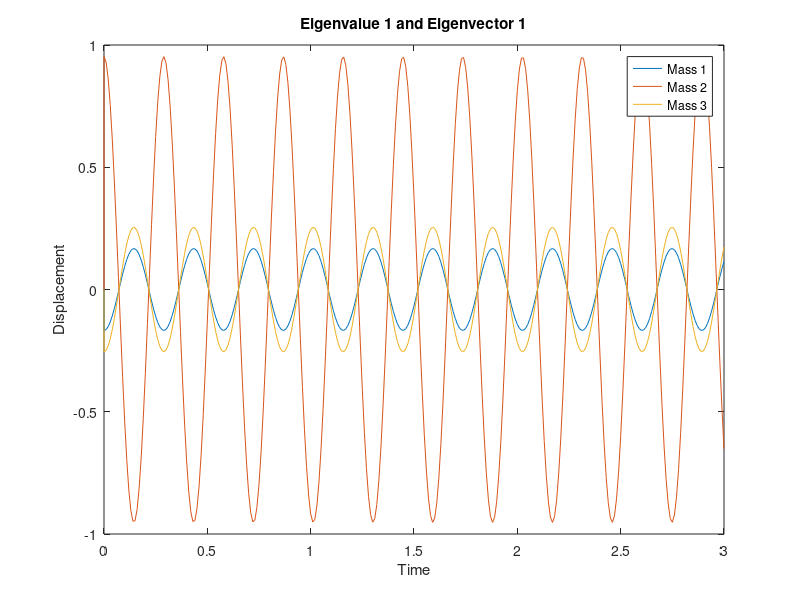

Source code (MATLAB):
function [a] = EV1()
clc;

EV1=[-0.1675 
     0.9525 
     -0.2544];
EV2=[-0.9561
     -0.1837
     0.2284];
EV3=[0.1788
     0.5891
     0.7880];
ev1=21.7182;
ev2=7.0198;
ev3=abs(-0.739);


t=0;
x1=0;
x2=0;
x3=0;
t_final=3;
dt=.01;
t_plot=t;
x1_plot=x1;
x2_plot=x2;
x3_plot=x3;

while t<t_final
     x1=EV1(1)*cos(ev1*t);
     x2=EV1(2)*cos(ev1*t);
     x3=EV1(3)*cos(ev1*t);
     x1_plot=[x1_plot x1]
     x2_plot=[x2_plot x2]
     x3_plot=[x3_plot x3]
     t_plot=[t_plot t];
     t=t+dt;
end

%Graph and calculate errors
plot(t_plot, x1_plot, t_plot, x2_plot, t_plot, x3_plot);
xlabel('Time');
ylabel('Displacement');
title('Eigenvalue 1 and Eigenvector 1');
legend('Mass 1', 'Mass 2', 'Mass 3');
end